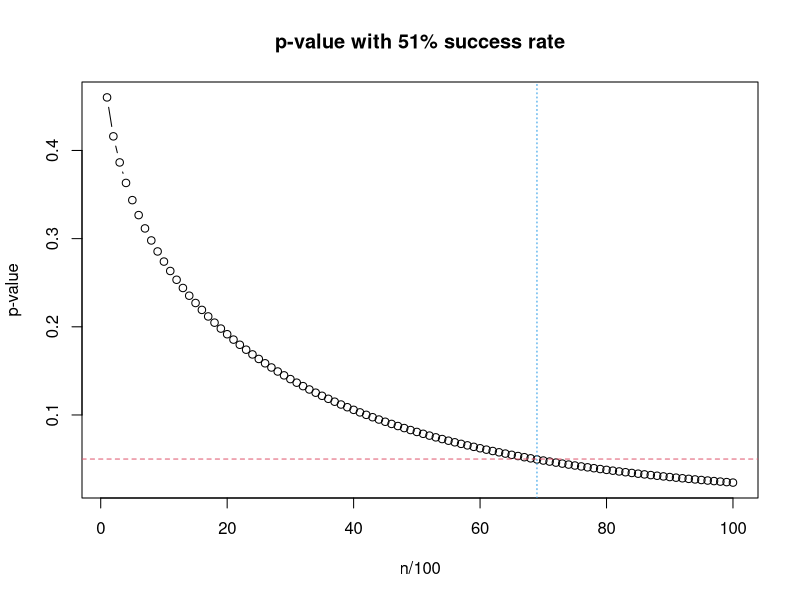

Here is the R script that generated this plot:
# Sensitivity with 51% success rate
prob <- NULL
nn <- (1:100) * 100
for (i in 1:100)
{
  n <- nn[i]
  a <- floor(0.51 * n)
  prob[i] <- sum(dbinom(a:n, n, 0.5))
}

plot(prob, xlab = "n/100", ylab = "p-value", type = "b", main = "p-value with 51% success rate")
abline(h= 0.05, col = 2, lty = 2)
abline(v = min(which(prob < 0.05)), col = 4, lty = 3)
